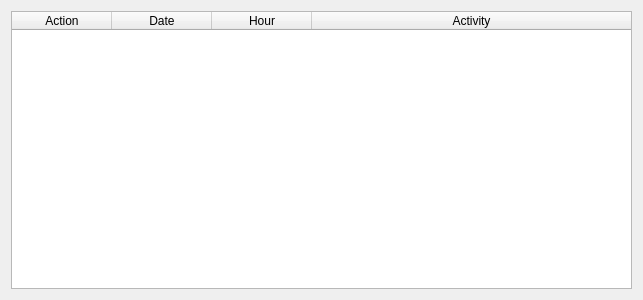
<?xml version="1.0" encoding="UTF-8"?>
<ui version="4.0">
 <class>History</class>
 <widget class="QWidget" name="History">
  <property name="geometry">
   <rect>
    <x>0</x>
    <y>0</y>
    <width>643</width>
    <height>300</height>
   </rect>
  </property>
  <property name="windowTitle">
   <string>History</string>
  </property>
  <layout class="QGridLayout" name="gridLayout">
   <item row="0" column="0">
    <widget class="QTableWidget" name="tableWidget">
     <attribute name="horizontalHeaderStretchLastSection">
      <bool>true</bool>
     </attribute>
     <column>
      <property name="text">
       <string>Action</string>
      </property>
     </column>
     <column>
      <property name="text">
       <string>Date</string>
      </property>
     </column>
     <column>
      <property name="text">
       <string>Hour</string>
      </property>
     </column>
     <column>
      <property name="text">
       <string>Activity</string>
      </property>
     </column>
    </widget>
   </item>
  </layout>
 </widget>
 <resources/>
 <connections/>
</ui>
